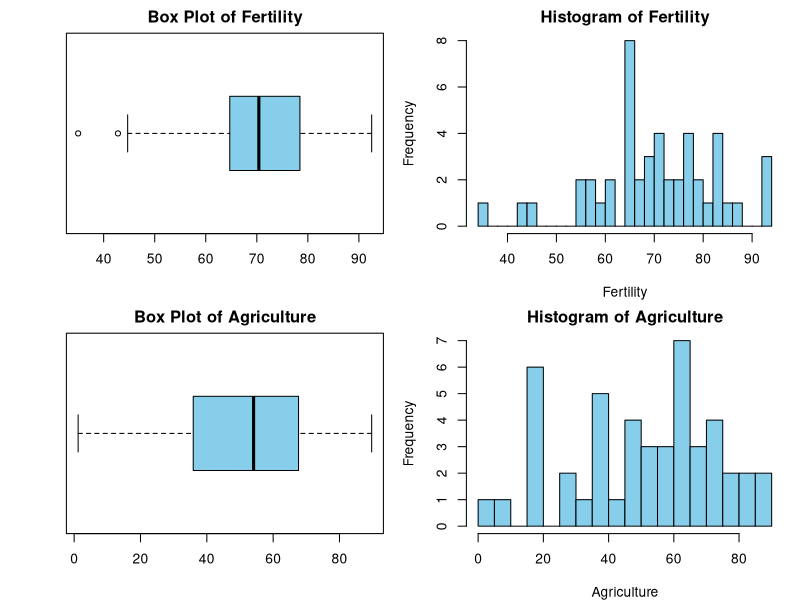
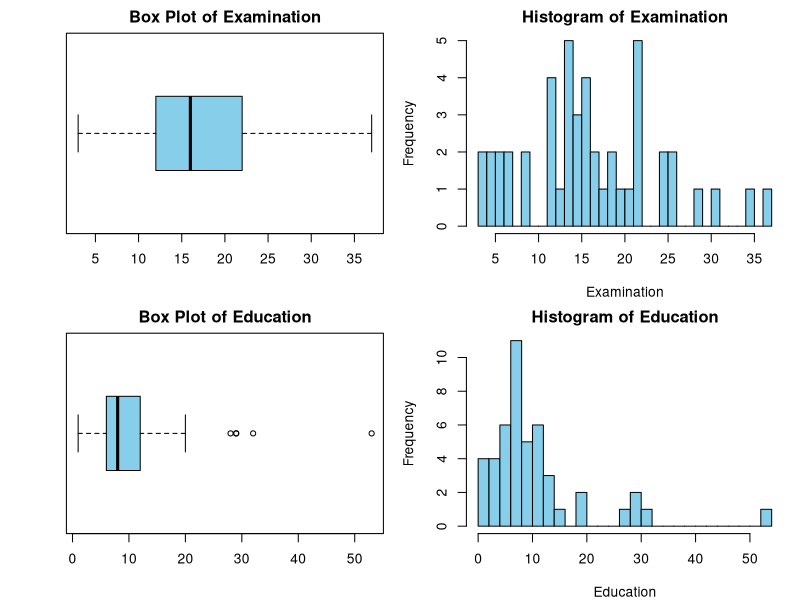
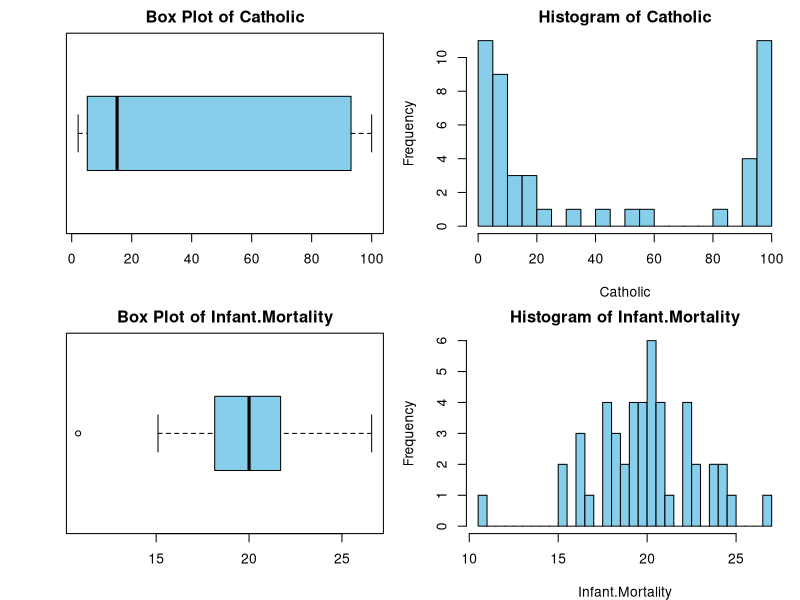
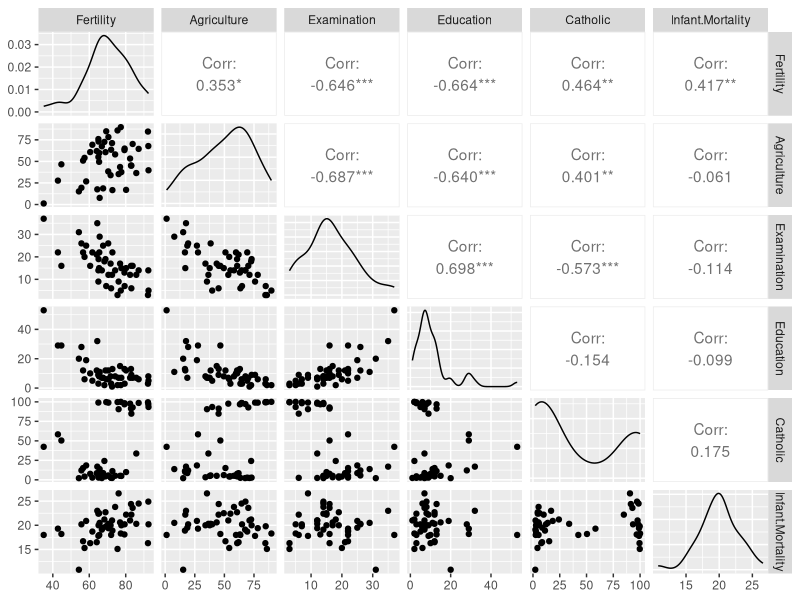
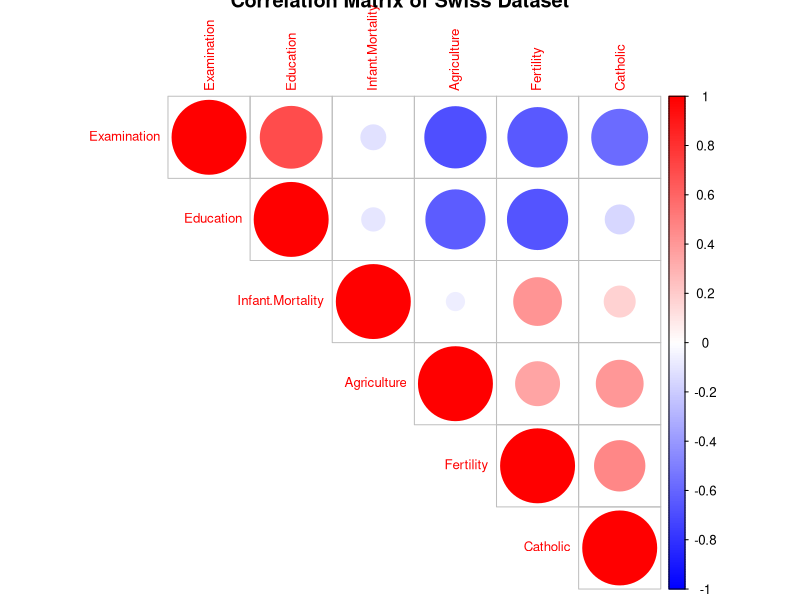
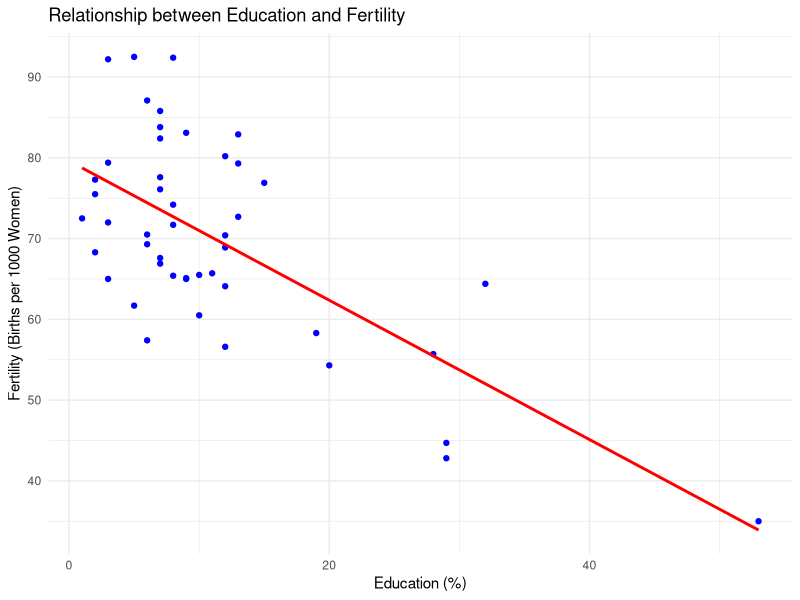
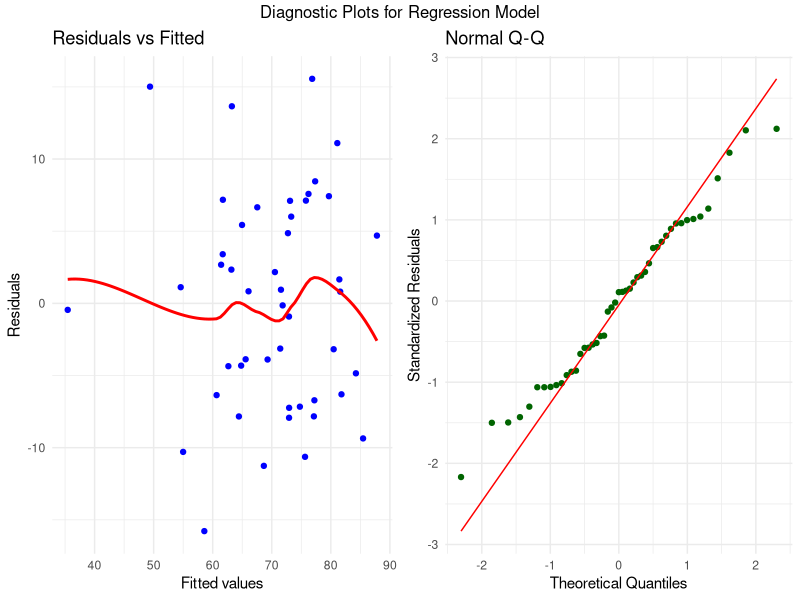
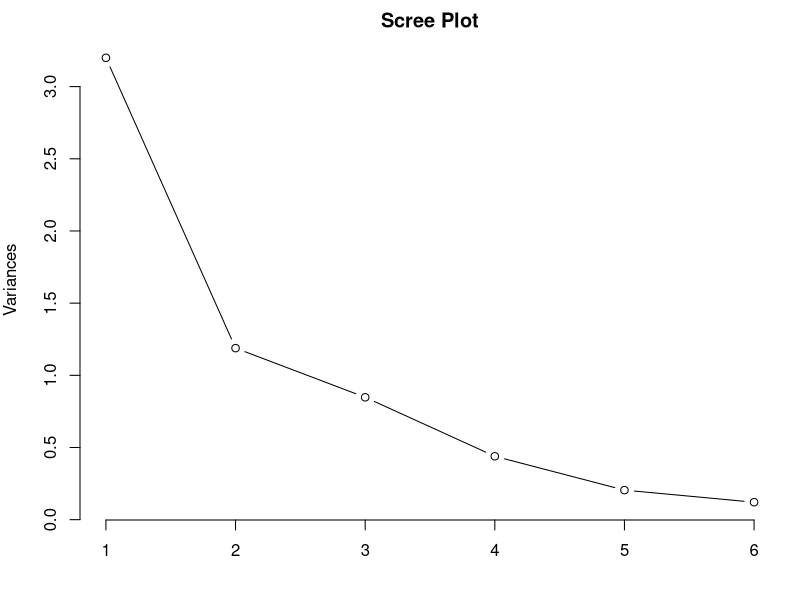

The R source for these figures, in order:
# --------------------------------------------------------------------------------
# Script for Univariate and Multivariate Analysis of the Swiss Dataset
# Assignment: Numerical Analysis using R
# --------------------------------------------------------------------------------

# Load Necessary Libraries ---------------------------------------------------
required_packages <- c("ggplot2", "corrplot", "dplyr", "skimr", "gridExtra", "GGally", "broom")
new_packages <- required_packages[!(required_packages %in% installed.packages()[, "Package"])]
if (length(new_packages)) install.packages(new_packages)
lapply(required_packages, library, character.only = TRUE)

# Load the Dataset -----------------------------------------------------------
data("swiss")  # Load the Swiss dataset
swiss_data <- swiss

# --------------------------------------------------------------------------------
# 1. Data Overview
# --------------------------------------------------------------------------------
cat("\n### 1. Data Overview ###\n")
cat("Structure of the Swiss Dataset:\n")
str(swiss_data)
cat("\nDimensions of the Dataset (Rows x Columns):\n")
print(dim(swiss_data))

# --------------------------------------------------------------------------------
# 2. Summary Statistics
# --------------------------------------------------------------------------------
cat("\n### 2. Summary Statistics ###\n")
numeric_columns <- names(swiss_data)
for (column_name in numeric_columns) {
  column_data <- swiss_data[[column_name]]
  cat("\nStatistics for column:", column_name, "\n")
  cat("  Min:     ", min(column_data, na.rm = TRUE), "\n")
  cat("  Max:     ", max(column_data, na.rm = TRUE), "\n")
  cat("  Mean:    ", mean(column_data, na.rm = TRUE), "\n")
  cat("  Median:  ", median(column_data, na.rm = TRUE), "\n")
  cat("  Std Dev: ", sd(column_data, na.rm = TRUE), "\n")
}

print(summary(swiss_data))
cat("\nDetailed Summary (skimr):\n")
skim(swiss_data)

# --------------------------------------------------------------------------------
# 3. Distribution Visualization
# --------------------------------------------------------------------------------
cat("\n### 3. Distribution Visualization ###\n")
par(mfrow = c(2, 2), mar = c(4, 4, 2, 1))  # Adjust layout and margins
for (column in numeric_columns) {
  # Boxplot
  boxplot(swiss_data[[column]], 
          main = paste("Box Plot of", column), 
          col = 'skyblue', 
          horizontal = TRUE)
  # Histogram
  hist(swiss_data[[column]], 
       main = paste("Histogram of", column), 
       xlab = column, 
       col = 'skyblue', 
       border = 'black', 
       breaks = 30)
}
par(mfrow = c(1, 1))  # Reset layout after plotting

# --------------------------------------------------------------------------------
# 4. Scatter Plot Matrix
# --------------------------------------------------------------------------------
cat("\n### 4. Scatter Plot Matrix ###\n")
ggpairs(swiss_data)

# --------------------------------------------------------------------------------
# 5. Correlation Analysis
# --------------------------------------------------------------------------------
cat("\n### 5. Correlation Analysis ###\n")
cor_matrix <- cor(swiss_data, use = "complete.obs")
print(cor_matrix)
corrplot(cor_matrix, method = "circle", type = "upper", order = "hclust",
         col = colorRampPalette(c("blue", "white", "red"))(200), 
         tl.cex = 0.8, cl.cex = 0.8, 
         title = "Correlation Matrix of Swiss Dataset")

# --------------------------------------------------------------------------------
# 6. Scatter Plot with Trend Line
# --------------------------------------------------------------------------------
cat("\n### 6. Scatter Plot with Trend Line ###\n")
ggplot(swiss_data, aes(x = Education, y = Fertility)) +
  geom_point(color = "blue") +
  geom_smooth(method = "lm", color = "red", se = FALSE) +
  labs(title = "Relationship between Education and Fertility",
       x = "Education (%)", y = "Fertility (Births per 1000 Women)") +
  theme_minimal()

# --------------------------------------------------------------------------------
# 7. Multiple Regression
# --------------------------------------------------------------------------------
cat("\n### 7. Multiple Regression ###\n")
model <- lm(Fertility ~ Education + Examination + Agriculture + Catholic, data = swiss_data)
print(summary(model))

# --------------------------------------------------------------------------------
# 8. Model Diagnostics
# --------------------------------------------------------------------------------
cat("\n### 8. Model Diagnostics ###\n")
model_data <- augment(model)

p1 <- ggplot(model_data, aes(.fitted, .resid)) +
  geom_point(color = "blue") +
  geom_smooth(method = "loess", color = "red", se = FALSE) +
  labs(title = "Residuals vs Fitted", x = "Fitted values", y = "Residuals") +
  theme_minimal()

p2 <- ggplot(model_data, aes(sample = .std.resid)) +
  stat_qq(color = "darkgreen") +
  stat_qq_line(color = "red") +
  labs(title = "Normal Q-Q", x = "Theoretical Quantiles", y = "Standardized Residuals") +
  theme_minimal()

grid.arrange(p1, p2, nrow = 1, top = "Diagnostic Plots for Regression Model")

# --------------------------------------------------------------------------------
# 9. Principal Component Analysis (PCA)
# --------------------------------------------------------------------------------
cat("\n### 9. Principal Component Analysis (PCA) ###\n")
pca <- prcomp(swiss_data, scale. = TRUE)
explained_variance <- summary(pca)$importance[2, ]
cat("Proportion of Variance Explained by Each Principal Component:\n")
print(explained_variance)

screeplot(pca, type = "lines", main = "Scree Plot")

# --------------------------------------------------------------------------------
# 10. PCA Interpretation
# --------------------------------------------------------------------------------
cat("\n### 10. PCA Interpretation ###\n")
plot(pca$x[, 1], pca$x[, 2], 
     xlab = "PC1", ylab = "PC2", 
     main = "PCA Biplot of the Swiss Dataset", 
     cex.lab = 1.5, cex.axis = 1.2, pch = 16, col = "green")
arrows(0, 0, pca$rotation[, 1] * max(pca$x[, 1]), pca$rotation[, 2] * max(pca$x[, 2]), 
       col = "red", length = 0.1)
text(pca$rotation[, 1] * max(pca$x[, 1]) * 1.1, pca$rotation[, 2] * max(pca$x[, 2]) * 1.1, 
     labels = colnames(swiss_data), col = "red", cex = 1.2)
